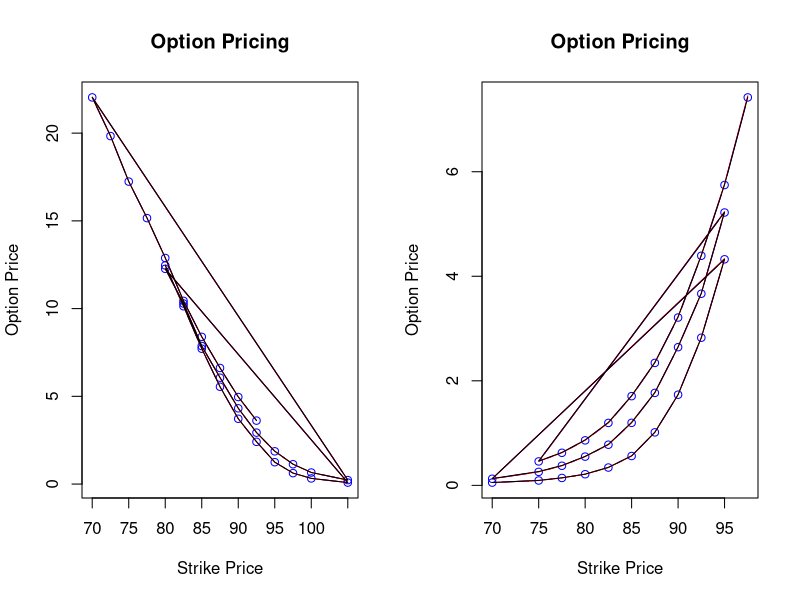
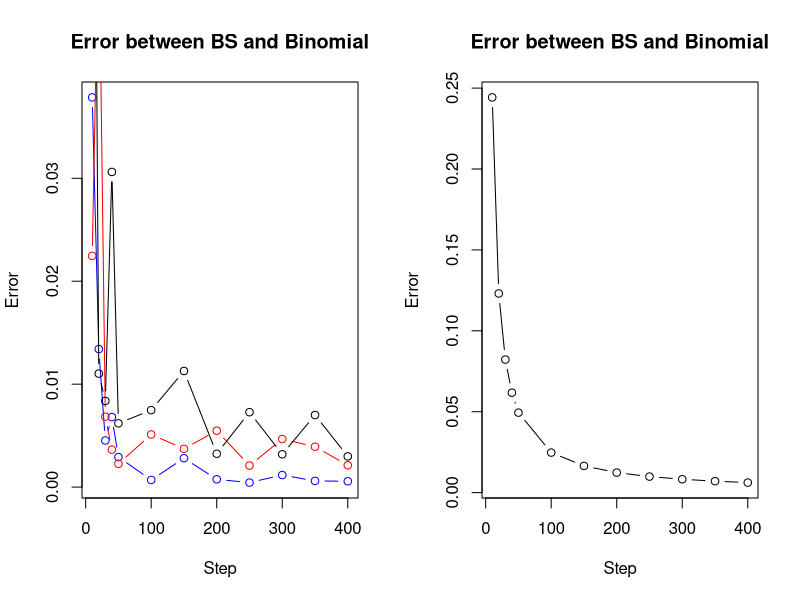

Write R code to recreate these figures, in order.
## ---- chunk 1
knitr::opts_chunk$set(echo = TRUE)
## ---- chunk 2
#Binomial Tree: j Times, j+1 nodes
Bino.tree <- function(isCall, isAmerican, K, T, S0, r, sig, N)
{
  # Precompute constants
  dt = T/N
  u = exp((r-1/2*sig^2)*dt + sig*sqrt(dt))
  d = 1/u
  p = (exp(r*dt)-d)/(u-d) #probabilities
  disc = exp(-r*dt) #discount
  M = N+1 #number of nodes
  cp = ifelse(isCall, 1, -1)
  
  # Intialize asset prices
  V = S = matrix(0, nrow=M, ncol=M)
  S[1,1] = S0
  #construct a asset binomial tree
  for (j in 2:M) {
      S[1, j] = S[1, j-1]*u
      for(i in 2:j) {
        S[i, j] = S[i-1, j-1]*d
      }
  }
  
  # Intialize option values at maturity
  for (j in 1:M) {
    V[M-j+1, M] = max( 0, cp * (S[M-j+1, M]-K))
  }
  
  # Step backwards through the tree
  for (j in (M-1):1) {
    for (i in 1:j) {
        V[i, j] = disc * ( p*V[i, j+1] + (1-p)*V[i+1, j+1] )
        if(isAmerican) {
            V[i, j] = max(V[i, j], cp * (S[i, j] - K))
        }
    }
  }

  # Return the price ----
  V[1,1]
}
## ---- chunk 3
getwd() # get currency work directory
#read data that download from Yahoo finance
JPM1c <- read.csv("JPMCalls 170421.csv")
JPM2c <- read.csv("JPMCalls 170519.csv")
JPM3c <- read.csv("JPMCalls 170616.csv")
JPM1p <- read.csv("JPMPuts 170421.csv")
JPM2p <- read.csv("JPMPuts 170519.csv")
JPM3p <- read.csv("JPMPuts 170616.csv")
#calculate market price
MPrice1c <- matrix((JPM1c$Bid + JPM1c$Ask)/2) #one month
MPrice2c <- matrix((JPM2c$Bid + JPM2c$Ask)/2) #two month
MPrice3c <- matrix((JPM3c$Bid + JPM3c$Ask)/2) #three month
MPrice1p <- matrix((JPM1p$Bid + JPM1p$Ask)/2) #one month
MPrice2p <- matrix((JPM2p$Bid + JPM2p$Ask)/2) #two month
MPrice3p <- matrix((JPM3p$Bid + JPM3p$Ask)/2) #three month

S0 <- 91.41 # Close price of JPM at 2017-03-07
#strike price of JPM option
K1c <- matrix(JPM1c$Strike) #one month
K2c <- matrix(JPM2c$Strike) #two month
K3c <- matrix(JPM3c$Strike) #three month
K1p <- matrix(JPM1p$Strike) #one month
K2p <- matrix(JPM2p$Strike) #two month
K3p <- matrix(JPM3p$Strike) #three month
#calculate time t of each option
tau1 <- as.numeric(difftime("2017-04-21","2017-03-07",units = "days"))/365
tau2 <- as.numeric(difftime("2017-05-19","2017-03-07",units = "days"))/365
tau3 <- as.numeric(difftime("2017-06-16","2017-03-07",units = "days"))/365

# Function to calculate opntion price by BS formular
BS <- function(type, S0, K, tau, r, sigma,div){

  d1 <- (log(S0/K)+(r-div+sigma^2/2)*tau) / (sigma*sqrt(tau)) 
  d2 <- d1 - sigma*sqrt(tau)
  if(type=="C"){
    Price <- S0*exp(-div*tau)*pnorm(d1) - K*exp(-r*tau)*pnorm(d2)
  }
  if(type=="P"){
    Price <- K*exp(-r*tau)*pnorm(-d2) - S0*exp(-div*tau)*pnorm(-d1)
  }
  return(Price)
}
#Function to calculate error between BS and Market price
err <- function(type,S0,K,r,tau,sig,div,MPrice){
    BS(type,S0,K,tau,r,sig,div) - MPrice
}

#Function to find BS Implied Vol using Bisection Method
Ivol.BS <- function(type,S0, K, r,tau,div, MPrice){ 
    sig <- c()
#loop for every strike price and market price
  for(i in 1:10){
    a <- -0.001
    b <- 2
    c <- (a+b)/2
#Loop until that the value of function to sigma is less than tolerance level 1e-4 
    while(abs(b-a) > 1e-4){
      fa <- err(type,S0,K[i],r,tau,a,div,MPrice[i])
      fc <- err(type,S0,K[i],r,tau,c,div,MPrice[i])
      if( fa * fc < 0)
          b <- c
      else
          a <- c
      c <- (a+b)/2
    }
   sig <- c(sig,c)
  }
  return(sig)
}

Imv1c <- Ivol.BS("C",S0,K1c,0.0075,tau1,0,MPrice1c) #one month
Imv2c <- Ivol.BS("C",S0,K2c,0.0075,tau2,0,MPrice2c) #two month
Imv3c <- Ivol.BS("C",S0,K3c,0.0075,tau3,0,MPrice3c) #three month
Imv1p <- Ivol.BS("P",S0,K1p,0.0075,tau1,0,MPrice1p) #one month
Imv2p <- Ivol.BS("P",S0,K2p,0.0075,tau2,0,MPrice2p) #two month
Imv3p <- Ivol.BS("P",S0,K3p,0.0075,tau3,0,MPrice3p) #three month

#European Call&Put
JPMEC1 <- c()
JPMEC2 <- c()
JPMEC3 <- c()
JPMEP1 <- c()
JPMEP2 <- c()
JPMEP3 <- c()
JPMAC1 <- c()
JPMAC2 <- c()
JPMAC3 <- c()
JPMAP1 <- c()
JPMAP2 <- c()
JPMAP3 <- c()
for(i in 1:10){
  a1 <- Bino.tree(isCall=T, isAmerican=F,K1c[i],tau1,S0,0.0075,Imv1c[i],200) #one month
  a2 <- Bino.tree(isCall=T, isAmerican=F,K2c[i],tau2,S0,0.0075,Imv2c[i],200) #two month
  a3 <- Bino.tree(isCall=T, isAmerican=F,K3c[i],tau3,S0,0.0075,Imv3c[i],200) #three month
  b1 <- Bino.tree(isCall=F, isAmerican=F,K1p[i],tau1,S0,0.0075,Imv1p[i],200) #one month 
  b2 <- Bino.tree(isCall=F, isAmerican=F,K2p[i],tau2,S0,0.0075,Imv2p[i],200) #two month
  b3 <- Bino.tree(isCall=F, isAmerican=F,K3p[i],tau3,S0,0.0075,Imv3p[i],200) #three month
#American Call&Put
  c1 <- Bino.tree(isCall=T, isAmerican=T,K1c[i],tau1,S0,0.0075,Imv1c[i],200) #one month 
  c2 <- Bino.tree(isCall=T, isAmerican=T,K2c[i],tau2,S0,0.0075,Imv2c[i],200) #two month
  c3 <- Bino.tree(isCall=T, isAmerican=T,K3c[i],tau3,S0,0.0075,Imv3c[i],200) #three month
  d1 <- Bino.tree(isCall=F, isAmerican=T,K1p[i],tau1,S0,0.0075,Imv1p[i],200) #one month 
  d2 <- Bino.tree(isCall=F, isAmerican=T,K2p[i],tau2,S0,0.0075,Imv2p[i],200) #two month
  d3 <- Bino.tree(isCall=F, isAmerican=T,K3p[i],tau3,S0,0.0075,Imv3p[i],200) #three month

  JPMEC1 <- c(JPMEC1,a1)
  JPMEC2 <- c(JPMEC2,a2)
  JPMEC3 <- c(JPMEC3,a3)
  JPMEP1 <- c(JPMEP1,b1)
  JPMEP2 <- c(JPMEP2,b2)
  JPMEP3 <- c(JPMEP3,b3)
  JPMAC1 <- c(JPMAC1,c1)
  JPMAC2 <- c(JPMAC2,c2)
  JPMAC3 <- c(JPMAC3,c3)
  JPMAP1 <- c(JPMAP1,d1)
  JPMAP2 <- c(JPMAP2,d2)
  JPMAP3 <- c(JPMAP3,d3)
}
binomial.JPMEC <- c(JPMEC1,JPMEC2,JPMEC3)
binomial.JPMEP <- c(JPMEP1,JPMEP2,JPMEP3)
binomial.JPMAC <- c(JPMAC1,JPMAC2,JPMAC3)
binomial.JPMAP <- c(JPMAP1,JPMAP2,JPMAP3)

#European Call&Put price by BS method
JPMC1 <- BS("C",S0, K1c, tau1, 0.0075, Imv1c,0)
JPMC2 <- BS("C",S0, K2c, tau2, 0.0075, Imv2c,0)
JPMC3 <- BS("C",S0, K3c, tau3, 0.0075, Imv3c,0)
JPMP1 <- BS("P",S0, K1p, tau1, 0.0075, Imv1p,0)
JPMP2 <- BS("P",S0, K2p, tau2, 0.0075, Imv2p,0)
JPMP3 <- BS("P",S0, K3p, tau3, 0.0075, Imv3p,0)

BS.JPMEC <- c(JPMC1,JPMC2,JPMC3)
BS.JPMEP <- c(JPMP1,JPMP2,JPMP3)
CMarketPrice <- c(MPrice1c,MPrice2c,MPrice3c)
PMarketPrice <- c(MPrice1p,MPrice2p,MPrice3p)
strikec <- c(K1c,K2c,K3c)
strikep <- c(K1p,K2p,K3p)

par(mfrow=c(1,2))
plot(strikec,binomial.JPMEC,typ="b", col="blue", main=c("Option Pricing"),
     xlab="Strike Price", ylab="Option Price")
lines(strikec,binomial.JPMAC,col = "red")
lines(strikec,BS.JPMEC)

plot(strikep,binomial.JPMEP,typ="b", col="blue", main=c("Option Pricing"),
     xlab="Strike Price", ylab="Option Price")
lines(strikep,binomial.JPMAP,col = "red")
lines(strikep,BS.JPMEP)

#table to compare market price,BS call option price and Euro&Amer call option
df1 <- data.frame(CMarketPrice,BS.JPMEC,binomial.JPMEC,binomial.JPMAC)
df1
#table to compare market price,BS put option price and Euro&Amer put option
df2 <- data.frame(PMarketPrice,BS.JPMEP,binomial.JPMEP,binomial.JPMAP)
df2
## ---- chunk 4
#Function to calculate error between BS price and Binomial price
abs.err1 <- function(S0,K,tau,r,sig,div,N){
  y <-c()
  for(k in 1:12){ #loop for the number of N
    for(i in 1:10){ #loop for the number of data
      a <- abs(BS("P",S0, K[i], tau, r, sig[i],div)-
          Bino.tree(isCall=F, isAmerican=F,K[i],tau,S0,r,sig[i],N[k]))
    }
  y <- c(y,a)
  }
  return(y)
}
N <- c(10,20,30,40,50,100,150,200,250,300,350,400)
err.one <- abs.err1(S0,K1p,tau1,0.0075,Imv1p,0,N)
err.two <- abs.err1(S0,K2p,tau2,0.0075,Imv2p,0,N)
err.three <- abs.err1(S0,K3p,tau3,0.0075,Imv3p,0,N)

plot(N,err.one,typ="b", col="blue", 
     main=c("Error between BS and Binomial"),xlab="Step", ylab="Error")
lines(N,err.two,typ="b", col="red")
lines(N,err.three,typ="b", col="black")
## ---- chunk 5
#Function for error between Binomial tree and market price
err.bino <- function(isCall,S0,K,r,tau,sig,N,MPrice){
  Bino.tree(isCall, isAmerican=F,K,tau,S0,r,sig,N) - MPrice
}

#Function to find Binomial Implied Vol using Bisection Method
Ivol.Bino <- function(isCall, S0, K, tau, r, N, MPrice){ 
  sig <- c()
#loop for every strike price and market price
  for(i in 1:10){
    a <- -0.01
    b <- 2
    c <-(a+b)/2
#Loop until that the value of function to sigma is less than tolerance level 1e-4 
    while(abs(b-a) > 1e-4){
      fb <- err.bino (isCall,S0,K[i],r,tau,b,N,MPrice[i])
      fc <- err.bino (isCall,S0,K[i],r,tau,c,N,MPrice[i])
      #print(fa*fc)
      if( fb * fc < 0 )
          a <- c
      else 
          b <- c
    c <- (a+b)/2
    }
   sig <- c(sig,c)
  }
  return(sig)
}

IV1c <- Ivol.Bino(isCall = T,S0,K1c,tau1,0.0075,100,MPrice1c)
IV2c <- Ivol.Bino(isCall = T,S0,K2c,tau2,0.0075,100,MPrice2c)
IV3c <- Ivol.Bino(isCall = T,S0,K3c,tau3,0.0075,100,MPrice3c)
IV1p <- Ivol.Bino(isCall = F,S0,K1p,tau1,0.0075,100,MPrice1p)
IV2p <- Ivol.Bino(isCall = F,S0,K2p,tau2,0.0075,100,MPrice2p)
IV3p <- Ivol.Bino(isCall = F,S0,K3p,tau3,0.0075,100,MPrice3p)

#compare BS Ivol and Binomial Ivol in a table
DF.Ivol <- data.frame(c(Imv1c,Imv2c,Imv3c),c(IV1c,IV2c,IV3c),c(Imv1p,Imv2p,Imv3p),
                      c(IV1p,IV2p,IV3p))
DF.Ivol
## ---- chunk 6
# Trinomial Tree: j times, 2*j+1 final nodes
Tri.tree <- function(isCall, isAmerican, K, T, S0, r, sig, N, div) {
  
  # Precompute constants
  dt = T/N 
  nu = r - div - 0.5 * sig^2
  dx=sqrt(sig^2*dt+nu*dt^2)
  pu = 0.5 * ( (sig^2*dt + nu^2 *dt^2)/dx^2 + nu*dt/dx )
  pm = 1.0 -   (sig^2*dt + nu^2 *dt^2)/dx^2 
  pd = 0.5 * ( (sig^2*dt + nu^2 *dt^2)/dx^2 - nu*dt/dx )
  disc = exp(-r*dt) # discount
  firstRow = 1
  r = nRows = lastRow = 2*N+1
  firstCol = 1
  middleRow = s = nCols = lastCol = N+1
  cp = ifelse(isCall, 1, -1)
  
  # Intialize asset prices
  V = S = matrix(0, nrow=nRows, ncol=nCols)
  S[middleRow, firstCol] = S0
  for (j in 1:(nCols-1)) {
    for(i in (middleRow-j+1):(middleRow+j-1)) {
      S[i-1, j+1] = S[i, j] * exp(dx)
      S[i ,  j+1] = S[i, j] 
      S[i+1, j+1] = S[i, j] * exp(-dx)
    }
  }
  # Intialize option values at maturity
  for (i in 1:nRows) {
    V[i, lastCol] = max( 0, cp * (S[i, lastCol]-K))
  }
  # Step backwards through the tree
  for (j in (nCols-1):1) {
    for(i in (nCols-j+1):(nCols+j-1)) {
      V[i, j] = disc * (pu*V[i-1,j+1] + pm*V[i, j+1] + pd*V[i+1,j+1])
      if(isAmerican) {
        V[i, j] = max(V[i, j], cp * (S[i, j] - K))
      }
    }
  }
  # Return the price
  V[middleRow,firstCol]
}
## ---- chunk 7
#European option
trinomial.JPMEC <- Tri.tree(isCall=T,isAmerican=F,100,1,100,0.06,0.25,200,0.03)
trinomial.JPMEP <- Tri.tree(isCall=F,isAmerican=F,100,1,100,0.06,0.25,200,0.03)
BS.JPMEC <- BS("C",100,100,1, 0.06,0.25,0.03)
BS.JPMEP <- BS("P",100,100,1, 0.06,0.25,0.03)
#American option
trinomial.JPMAC <- Tri.tree(isCall=T,isAmerican=T,100,1,100,0.06,0.25,200,0.03)
trinomial.JPMAP <- Tri.tree(isCall=F,isAmerican=T,100,1,100,0.06,0.25,200,0.03)
#present results in table
DF.tric <- data.frame(BS.JPMEC,trinomial.JPMEC,trinomial.JPMAC)
DF.trip <- data.frame(BS.JPMEP,trinomial.JPMEP,trinomial.JPMAP)
#call option compare
DF.tric
#put option compare
DF.trip

abs.err.tri <- function(S0,K,tau,r,sig,div,N){
  y <-c()
  for(i in 1:12){
  a <- abs(BS("P",S0, K, tau, r, sig,div)-
          Tri.tree(isCall=F, isAmerican=F,K,tau,S0,r,sig,N[i],div))
  y <- c(y,a)
  }
  return(y)
}
N <- c(10, 20, 30, 40, 50, 100, 150, 200, 250, 300, 350,400)
err2 <- abs.err.tri(100,100,1,0.06,0.25,0.03,N)
plot(N,err2,typ="b", col="black", main=c("Error between BS and Binomial"),
     xlab="Step", ylab="Error")
## ---- chunk 8
#Using binomial tree method to price an European Up-and-Out Call option
Bino.Barrier.UO <- function(K,T,S,sig,r,H,N){
  
  #precompute constants
  dt = T/N
  nu = r-0.5*sig^2
  dx = sqrt(sig^2*dt + (nu*dt)^2)
  p = 1/2 + 1/2*(nu*dt/dx)
  disc = exp(-r*dt)
 
  #initialise asset prices at maturity N
  St = array(0,dim = c(N+1))
  St[1] <- S * exp(-dx*N)
  St[2] <- St[1]*exp(2*(dx))
  for(j in 2:N+1){
    St[j] = St[j-1]*exp(2*(dx))
  }
  #initialise option values at maturity
  C = array(0,dim = c(N+1))
    for(j in 1:N+1){
    if(St[j]<H)
      C[j] <- max(0.0,St[j] - K)
    else
      C[j] <- 0.0
  }
  #step back through the tree applying the barrier and early exercise condition
  for(i in N:1){
    for(j in 1:i){
      St[j] = St[j]*exp(dx)
      if(St[j]<H){
        C[j] = disc*(1-p)*C[j] + disc*p*C[j+1]
      }
      else
        C[j] = 0.0
    }
  }
  C[1]  
}
Bino.Barrier.UO(10,0.3,10,0.2,0.01,11,128)
## ---- chunk 9
#Using B-S method to price an European Up-and-Out Call option
Barrier.BS.UO <- function(S0,K,H,r,tau,sig,div){
  nu = r - div - 0.5 * sig^2
  C.BS.K <- BS("C",S0,K,tau,r,sig,div)
  C.BS.H <- BS("C",S0,H,tau,r,sig,div)
  C.BS.H2K <- BS("C",H^2/S0,K,tau,r,sig,div)
  C.BS.H2H <- BS("C",H^2/S0,H,tau,r,sig,div)
  d.BS.HS <- (log(H/S0)+nu*tau) / (sig*sqrt(tau)) 
  d.BS.SH <- (log(S0/H)+nu*tau) / (sig*sqrt(tau))
  UO.BS <- C.BS.K - C.BS.H - (H-K)*exp(-r*tau)*pnorm(d.BS.SH) - (H/S0)^(2*nu/sig^2)*
    ( C.BS.H2K - C.BS.H2H - (H-K)*exp(-r*tau)*pnorm(d.BS.HS) )
  return(UO.BS)
}
cat("results by binomial tree:",Bino.Barrier.UO(10,0.3,10,0.2,0.01,11,128),"\nresults by BS formula:",Barrier.BS.UO(10,10,11,0.01,0.3,0.2,0))
## ---- chunk 10
#Using in-out parity to Price an European Up-and-In call option
Bino.Barrier.UI <- BS("C",10,10,0.3,0.01,0.2,0) - Bino.Barrier.UO(10,0.3,10,0.2,0.01,11,10)

#Using B-S method to price an European Up-and-Out Call option
Barrier.BS.UI <- function(S0,K,H,r,tau,sig,div){
  nu = r - div - 0.5 * sig^2
  C.BS.K <- BS("C",S0,K,tau,r,sig,div)
  C.BS.H <- BS("C",S0,H,tau,r,sig,div)
  P.BS.H2K <- BS("P",H^2/S0,K,tau,r,sig,div)
  P.BS.H2H <- BS("P",H^2/S0,H,tau,r,sig,div)
  d.BS.HS <- (log(H/S0)+nu*tau) / (sig*sqrt(tau)) 
  d.BS.SH <- (log(S0/H)+nu*tau) / (sig*sqrt(tau)) 
  
  UI.BS <- (H/S0)^(2*nu/sig^2)*(P.BS.H2K-P.BS.H2H+(H-K)*exp(-r*tau)*pnorm(-d.BS.HS))+
    C.BS.H+(H-K)*exp(-r*tau)*pnorm(d.BS.SH)
  return(UI.BS)
}

cat("results by in-out parity:",Bino.Barrier.UI,"\nresults by BS formula:",Barrier.BS.UI(10,10,11,0.01,0.3,0.2,0))
## ---- chunk 11
#Pricing European Up-and-Out Put Option
Bino.EUO.Put <- function(K,T,S,sig,r,H,N){
  dt = T/N
  nu = r-0.5*sig^2
  dx = sqrt(sig^2*dt + (nu*dt)^2)
  p = 1/2 + 1/2*(nu*dt/dx)
  #precompute constants
  disc = exp(-r*dt)
 
  #initialise asset prices at maturity N
  St = array(0,dim = c(N+1))
  St[1] <- S * exp(-dx*N)
  St[2] <- St[1]*exp(2*(dx))
  for(j in 2:N+1){
    St[j] = St[j-1]*exp(2*(dx))
  }
  #initialise option values at maturity
  C = array(0,dim = c(N+1))
    for(j in 1:N+1){
    if(St[j]<H)
      C[j] <- max(0.0,K-St[j])
    else
      C[j] <- 0.0
    }
  #step back through the tree applying the barrier and early exercise condition
  for(i in N:1){
    for(j in 1:i){
      St[j] = St[j]*exp(dx)
      if(St[j]<H){
        C[j] = disc*(1-p)*C[j] + disc*p*C[j+1]
      }
      else
        C[j] = 0.0
    }
  }
  C[1]  
}
#Calculate European Up-and-In Put Option by in-out parity
Bino.EUI.Put <- BS("P",10,10,0.3,0.01,0.2,0) - Bino.EUO.Put(10, 0.3, 10, 0.2, 0.01,11,190)
#Calculate American Up-and-In Put Option
Bino.AUI.Put <- function(S,tau,X,H,r,sig,q,N){
  (S/H)^(1-2*(r-q)/sig)*(Bino.tree(isCall = F,isAmerican = T, X, tau, H^2/S, r, sig, N)-
                           BS("P",H^2/S, X, tau, r, sig,q)) + Bino.EUI.Put
}
#the results
Bino.AUI.Put(10,0.3,10,11,0.01,0.2,0,190)
